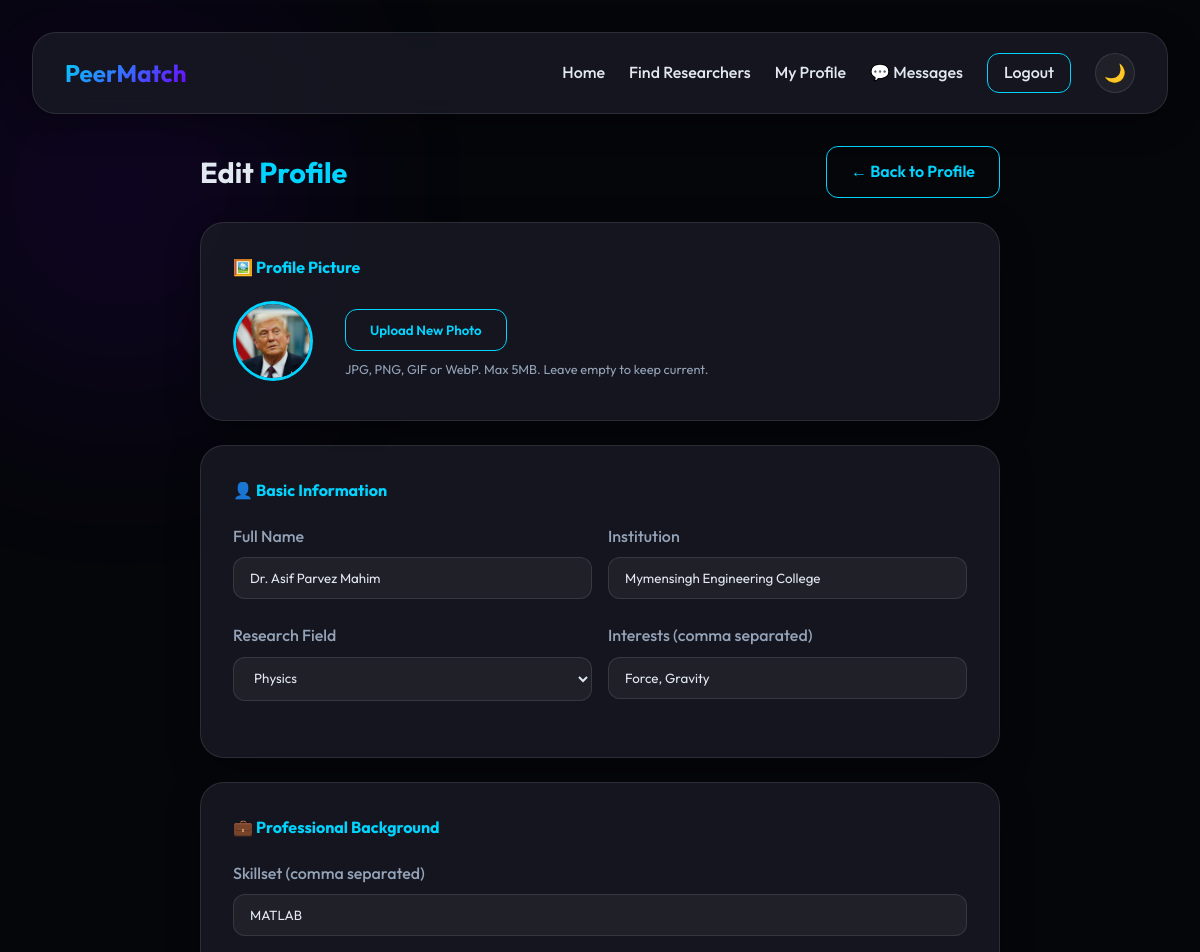
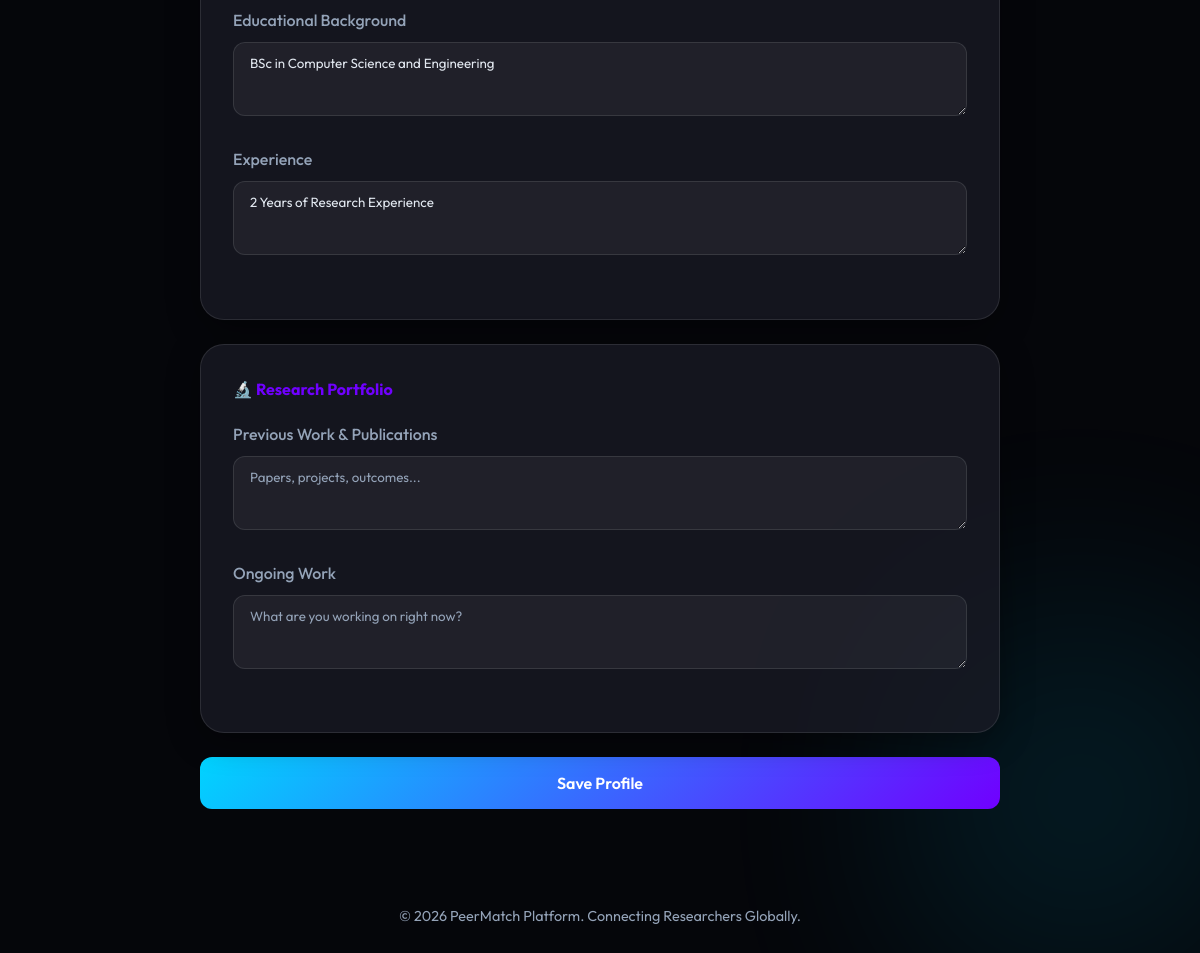
The page /profile/edit/ (signed in) on the database its author committed (2 pictures, top to bottom).
### core/models.py (models this page shows, shortened)
class User(AbstractUser):
    name = models.CharField(max_length=100)  # separate from username? We can make username=email or auto-generate.
    institution = models.CharField(max_length=150, blank=True, null=True)
    research_field = models.CharField(max_length=100, blank=True, null=True)
    interests = models.CharField(max_length=500, blank=True, null=True)
    role = models.CharField(max_length=20, default='user')  # 'user', 'admin'
    status = models.CharField(max_length=20, default='active')  # 'active', 'blocked'
    profile_pic = models.ImageField(upload_to='profile_pics/', blank=True, null=True)
    skillset = models.TextField(blank=True, null=True)
    education = models.TextField(blank=True, null=True)
    experience = models.TextField(blank=True, null=True)
    previous_work = models.TextField(blank=True, null=True)
    ongoing_work = models.TextField(blank=True, null=True)

### core/views.py (the view, shortened to what this page needs)
# urls.py: path('profile/edit/', views.edit_profile, name='edit_profile'),
@login_required
def edit_profile(request):
    return render(request, 'edit_profile.html')

### core/context_processors.py (called while the page is built)
def global_constants(request):
    return {
        'RESEARCH_FIELDS': RESEARCH_FIELDS,
        'app_name': 'PeerMatch',
    }

### core/templates/edit_profile.html (shortened to what this page needs)
{% extends "layout.html" %}
{% load static %}
{% block content %}
<div class="animate" style="max-width: 800px; margin: 0 auto;">
    <div style="display: flex; justify-content: space-between; align-items: center; margin-bottom: 1.5rem;">
        <h1 style="font-size: 1.8rem;">Edit <span style="color: var(--primary-color);">Profile</span></h1>
        <a href="{% url 'my_profile' %}" class="btn btn-outline">← Back to Profile</a>
    </div>
    <form method="POST" enctype="multipart/form-data">
        <div class="glass" style="padding: 2rem; margin-bottom: 1.5rem;">
            <h3 style="color: var(--primary-color); margin-bottom: 1.25rem; font-size: 1rem;">🖼️ Profile Picture</h3>
            <div style="display: flex; align-items: center; gap: 2rem; flex-wrap: wrap;">
                <div>
                    {% if user.profile_pic %}
                    <img id="picPreview" src="{{ user.profile_pic.url }}"
                        style="width: 80px; height: 80px; border-radius: 50%; object-fit: cover; border: 3px solid var(--primary-color);">
                    {% endif %}
                </div>
                <div>
                    <button type="button" class="btn btn-outline" style="margin-bottom: 0.5rem;"
                        onclick="document.getElementById('picInput').click()">Upload New Photo</button>
                    <p style="color: var(--text-muted); font-size: 0.8rem;">JPG, PNG, GIF or WebP. Max 5MB. Leave empty
                        to keep current.</p>
                </div>
            </div>
        </div>
        <div class="glass" style="padding: 2rem; margin-bottom: 1.5rem;">
            <h3 style="color: var(--primary-color); margin-bottom: 1.25rem; font-size: 1rem;">👤 Basic Information</h3>
            <div style="display: grid; grid-template-columns: 1fr 1fr; gap: 1rem;">
                <div class="form-group">
                    <label>Full Name</label>
                    <input type="text" name="name" required value="{{ user.name }}">
                </div>
                <div class="form-group">
                    <label>Institution</label>
                    <input type="text" name="institution" value="{{ user.institution|default:'' }}">
                </div>
            </div>
            <div style="display: grid; grid-template-columns: 1fr 1fr; gap: 1rem;">
                <div class="form-group">
                    <label>Research Field</label>
                    <select name="research_field">
                        {% for f in RESEARCH_FIELDS %}
                        <option value="{{ f }}" {% if user.research_field == f %}selected{% endif %}>{{ f }}
                        </option>
                        {% endfor %}
                    </select>
                </div>
                <div class="form-group">
                    <label>Interests (comma separated)</label>
                    <input type="text" name="interests" value="{{ user.interests|default:'' }}"
                        placeholder="Dark Matter, Neural Networks...">
                </div>
            </div>
        </div>
        <div class="glass" style="padding: 2rem; margin-bottom: 1.5rem;">
            <h3 style="color: var(--primary-color); margin-bottom: 1.25rem; font-size: 1rem;">💼 Professional Background
            </h3>
            <div class="form-group">
                <label>Skillset (comma separated)</label>
                <input type="text" name="skillset" value="{{ user.skillset|default:'' }}"
                    placeholder="Python, MATLAB, Electron Microscopy...">
            </div>
            <div class="form-group">
                <label>Educational Background</label>
                <textarea name="education" rows="3"
                    placeholder="PhD in Physics, MIT 2020 | MSc in Applied Math, Cambridge 2016...">{{ user.education|default:'' }}</textarea>
            </div>
            <div class="form-group">
                <label>Experience</label>
                <textarea name="experience" rows="3"
                    placeholder="Positions held and research experience...">{{ user.experience|default:'' }}</textarea>
            </div>
        </div>
        <div class="glass" style="padding: 2rem; margin-bottom: 1.5rem;">
            <h3 style="color: var(--secondary-color); margin-bottom: 1.25rem; font-size: 1rem;">🔬 Research Portfolio
            </h3>
            <div class="form-group">
                <label>Previous Work &amp; Publications</label>
                <textarea name="previous_work" rows="3"
                    placeholder="Papers, projects, outcomes...">{{ user.previous_work|default:'' }}</textarea>
            </div>
            <div class="form-group">
                <label>Ongoing Work</label>
                <textarea name="ongoing_work" rows="3"
                    placeholder="What are you working on right now?">{{ user.ongoing_work|default:'' }}</textarea>
            </div>
        </div>
        <button type="submit" class="btn btn-primary" style="width: 100%; padding: 1rem; font-size: 1rem;">Save
            Profile</button>
    </form>
</div>
{% endblock %}

### core/static/css/index.css (style rules this page uses)
:root { --bg-color: #05060a; --surface-color: rgba(26, 27, 38, 0.75); --glass-border: rgba(255, 255, 255, 0.1); --primary-color: #00d4ff; --secondary-color: #7000ff; --text-color: #e2e8f0; --text-muted: #94a3b8; --success: #10b981; --danger: #ef4444; --warning: #f59e0b; --font-main: 'Outfit', sans-serif; --transition: all 0.3s cubic-bezier(0.4, 0, 0.2, 1); --input-bg: rgba(255, 255, 255, 0.05); --shadow: 0 8px 32px 0 rgba(0, 0, 0, 0.37); --select-bg: #1a1b26; --select-color: #e2e8f0; }
* { margin: 0; padding: 0; box-sizing: border-box; }
body { font-family: var(--font-main); background-color: var(--bg-color); color: var(--text-color); line-height: 1.6; overflow-x: hidden; min-height: 100vh; transition: background-color 0.3s, color 0.3s; }
body::before { content: ''; position: fixed; top: -10%; left: -10%; width: 40%; height: 40%; background: radial-gradient(circle, var(--secondary-color) 0%, transparent 70%); opacity: 0.12; z-index: -1; filter: blur(80px); }
body::after { content: ''; position: fixed; bottom: -10%; right: -10%; width: 40%; height: 40%; background: radial-gradient(circle, var(--primary-color) 0%, transparent 70%); opacity: 0.12; z-index: -1; filter: blur(80px); }
.glass { background: var(--surface-color); backdrop-filter: blur(14px); -webkit-backdrop-filter: blur(14px); border: 1px solid var(--glass-border); border-radius: 1.5rem; box-shadow: var(--shadow); }
.btn { padding: 0.75rem 1.5rem; border-radius: 0.75rem; border: none; cursor: pointer; font-weight: 600; font-family: inherit; transition: var(--transition); display: inline-flex; align-items: center; justify-content: center; gap: 0.5rem; text-decoration: none; white-space: nowrap; }
.btn-primary { background: linear-gradient(135deg, var(--primary-color), var(--secondary-color)); color: white; }
.btn-outline { background: transparent; border: 1px solid var(--primary-color); color: var(--primary-color); }
.form-group { margin-bottom: 1.5rem; }
.form-group label { display: block; margin-bottom: 0.5rem; font-weight: 500; color: var(--text-muted); }
input, select, textarea { width: 100%; padding: 0.75rem 1rem; background: var(--input-bg); border: 1px solid var(--glass-border); border-radius: 0.75rem; color: var(--text-color); font-family: inherit; transition: var(--transition); }
select option { background: var(--select-bg); color: var(--select-color); }
input::placeholder, textarea::placeholder { color: var(--text-muted); }
.animate { animation: fadeIn 0.5s ease forwards; }

### rows shown on the page
User: profile_pic (picture), name "Dr. Asif Parvez Mahim", institution "Mymensingh Engineering College", research_field "Physics", interests "Force, Gravity", skillset "MATLAB", education "BSc in Computer Science and Engineering", experience "2 Years of Research Experience"
